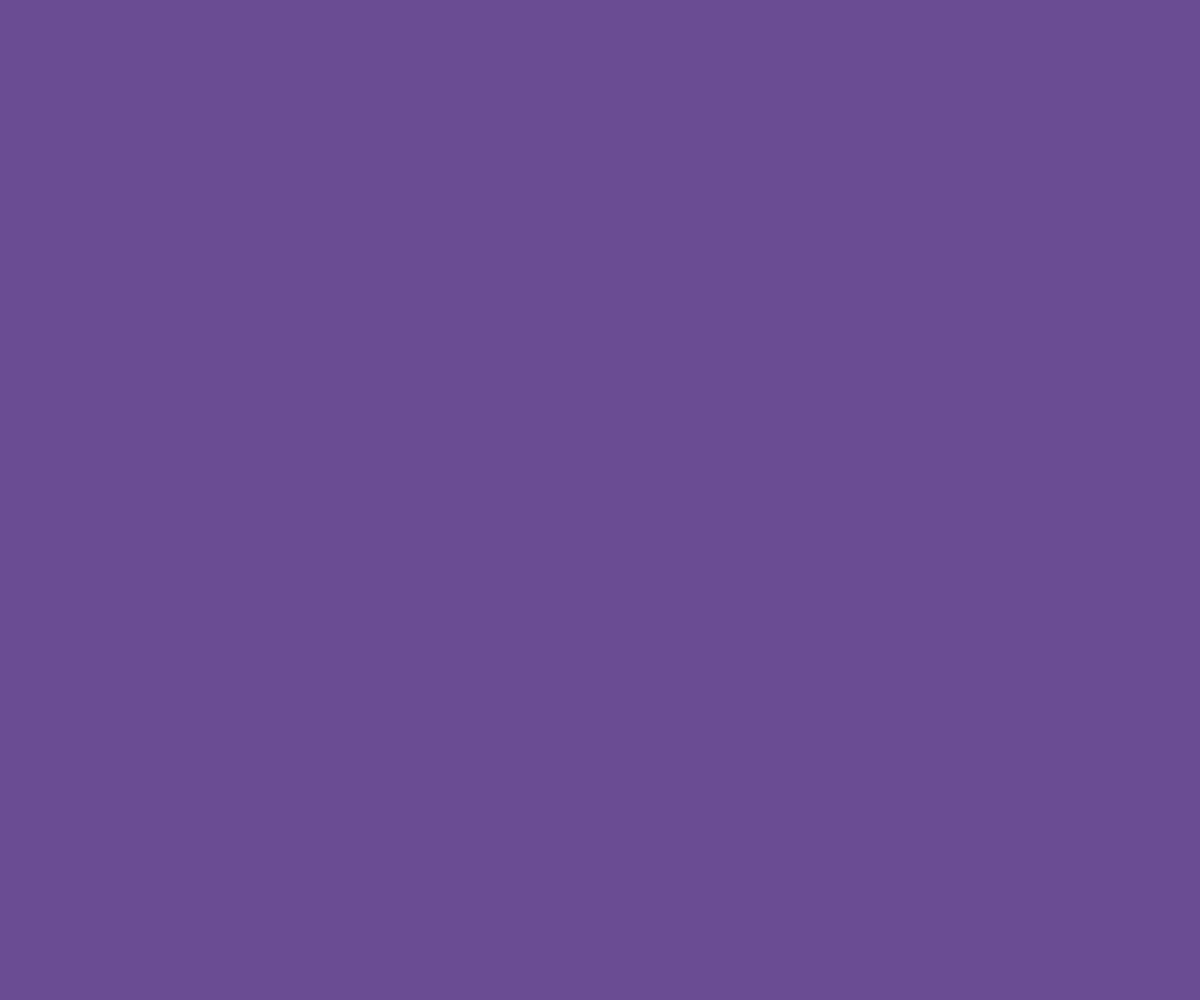
Frame 1 (no input)
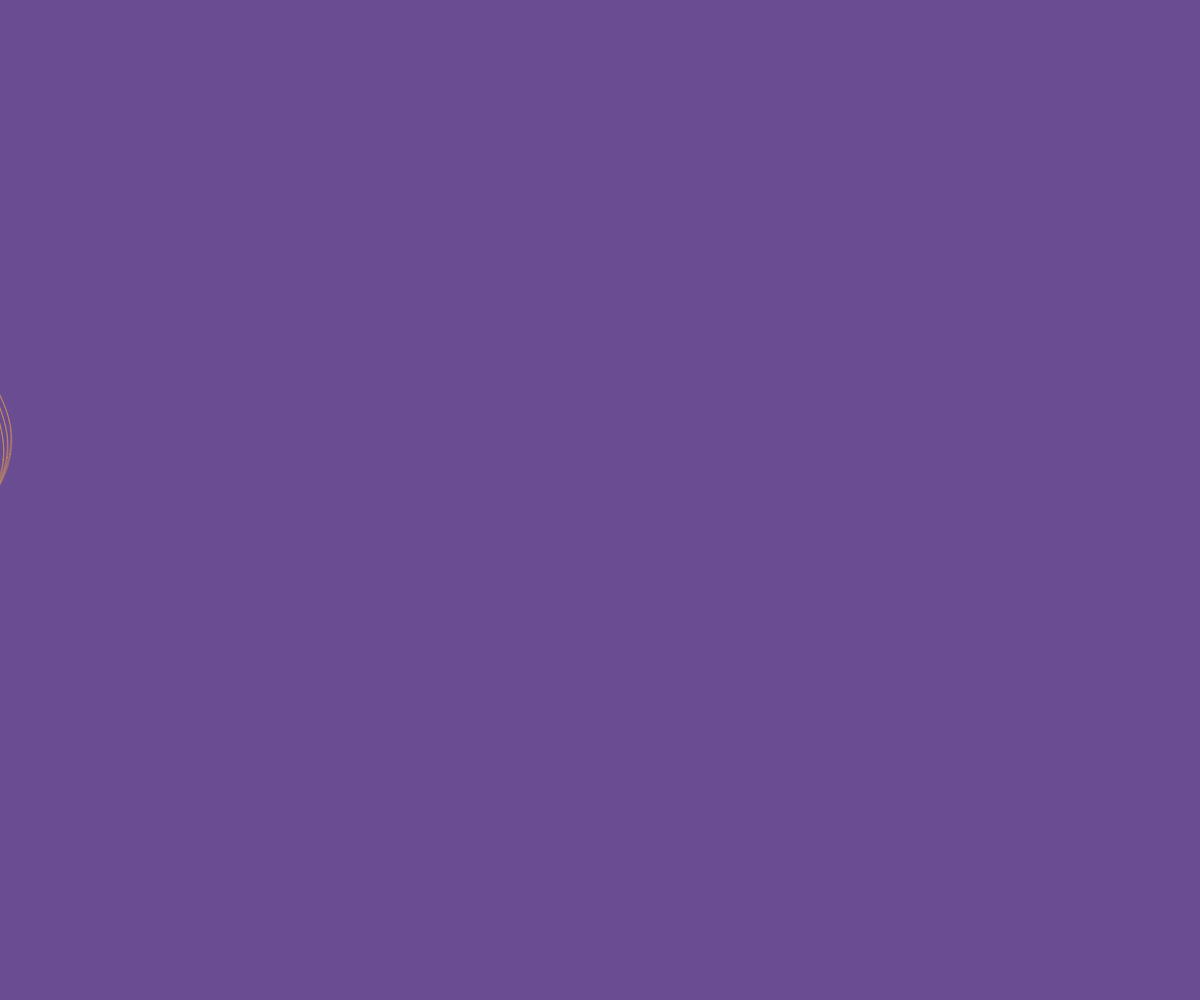
Frame 60 (no input)
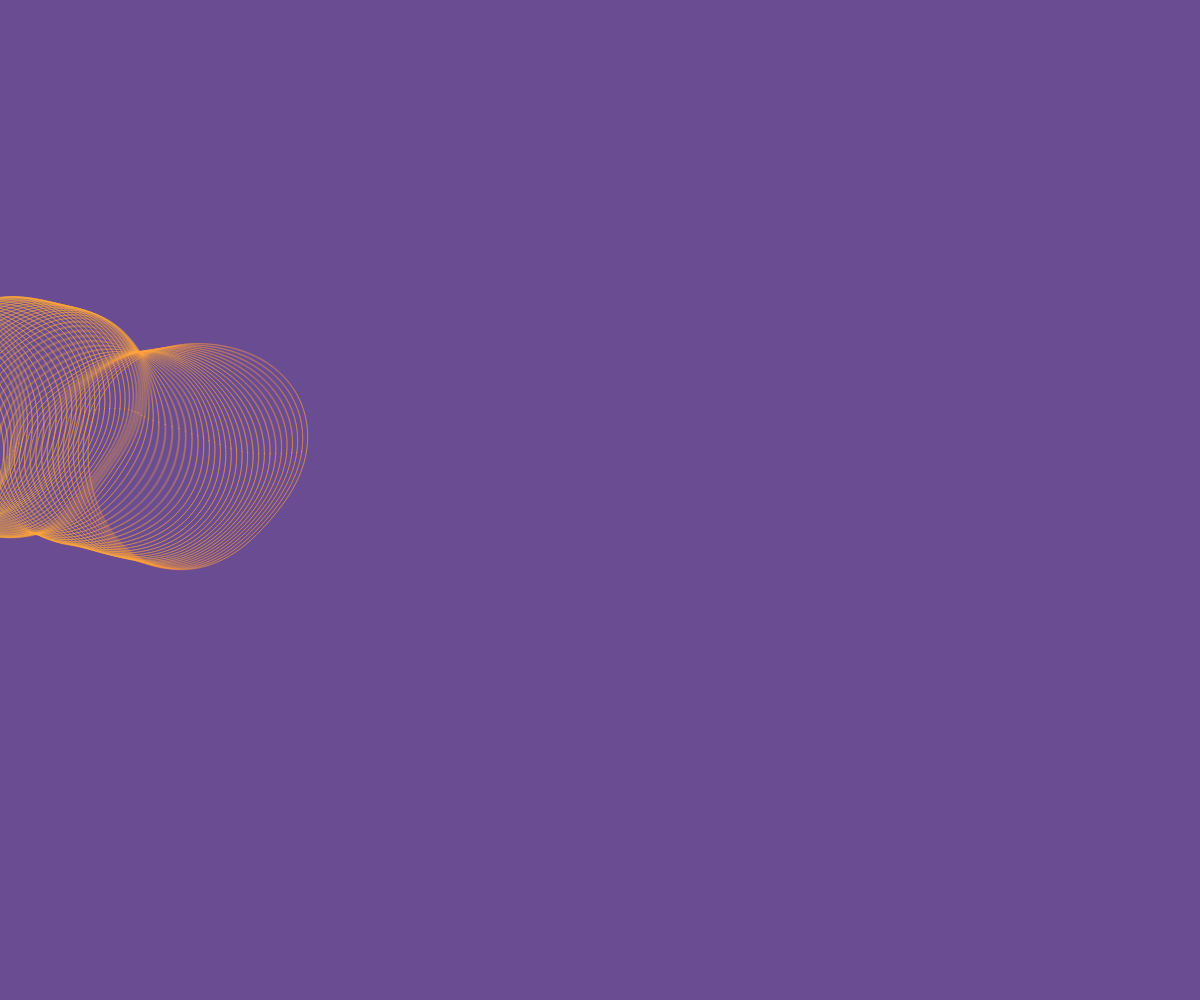
Frame 120 (the mouse pressed at the canvas centre since frame 60)

The p5.js sketch that drew these frames (run headless with seeded random() and noise() and a simulated clock; from frame 60 on, the mouse is pressed at the canvas centre):

// p5.js sketch
// ── sketch.js
// perlin noise
let xOffset = 0,
    yOffset = 0,
    offsetIncrement = 0.0009,
    perlinIncrement = 0.1;
// anillos
let startSize = 400,
    xStartingPosition = 0,
    yPositionOffset = 0,
    xPositionIncrement = 0.5;
// color
let colorLerpValue = 0,
    colorIncrement = 0.0003,
    color1,
    color2;

function setup() {
    createCanvas(windowWidth, windowHeight);
    background("#6a4c93");

    color1 = color("#ff595e");
    color2 = color("#ffca3a");
}

function windowResized() {
    resizeCanvas(windowWidth, windowHeight);
}

function draw() {
    // cambiar la posicion a medida del offset
    translate(
        xStartingPosition - startSize,
        map(noise(yPositionOffset), 0, 1, 0 + height / 4, height - height / 4)
    );

    // dibujar hasta llegar al final de la pantalla
    if (xStartingPosition < width + startSize * 2) {
        // anillos perlin
        for (let aTimes = 0; aTimes < 10; aTimes++) {
            ringPoints = 2 * PI * startSize;
            ringPoints = min(ringPoints, 100);

            let currentColor = lerpColor(color2, color1, colorLerpValue);
            noFill();
            strokeWeight(0.1);
            stroke(currentColor, 128);
            colorLerpValue += colorIncrement;

            beginShape();
            for (let i = 0; i < ringPoints; i++) {
                let a = (i / ringPoints) * TAU;
                let p = p5.Vector.fromAngle((i / ringPoints) * TAU);
                let n =
                    noise(
                        xOffset + p.x * perlinIncrement,
                        yOffset + p.y * perlinIncrement
                    ) * startSize;
                p.mult(n);
                vertex(p.x, p.y);
            }
            endShape(CLOSE);

            // incrementar el perlin offset
            xOffset += offsetIncrement;
            yOffset += offsetIncrement;

            // incrementar posicion
            xStartingPosition += xPositionIncrement;
            yPositionOffset += offsetIncrement;
        }
    }
}
